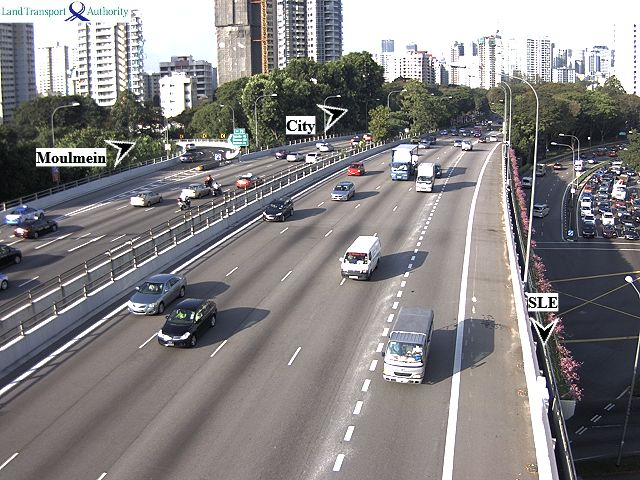
%> input picture 5.jpg, 640 x 480 px
$ octave backgroundSub.m   (GNU Octave 9; MATLAB toolbox functions it lacks are replaced by stand-ins)
%> lines starting %> are read from the running program, lines starting %| are printed output that depends on the picture; in (x1, y1, x2, y2) boxes, pixels count from 0 and x2, y2 are one past the last pixel; in counts of white or black regions, pixels touching at a corner belong together; the program's own positions count from 1
### HistNorm.m
function [Hadj] = HistNorm( Rim, Him, chan )
  if nargin > 2
    R = histc(reshape(Rim(:,:,chan),1,[]), 0:255);
    H = histc(reshape(Him(:,:,chan),1,[]), 0:255);
    Rc = cumsum(R);
    Hc = cumsum(H);
    Hmap = arrayfun( @(val) find(Rc >= val, 1), Hc );
    Hadj = uint8(Hmap(Him(:,:,chan)+1)-1);
  else
    Hadj = uint8(zeros(size(Him)));
    for c = 1:3
      Hadj(:,:,c) = HistNorm( Rim, Him, c );
    end
  end
end


### backgroundSub.m
close all;
load('BW.mat','BW');

I = imread('5.jpg');
%> I is the input picture: size 480x640x3 uint8; mean R, G, B 133.5, 131, 131.6

background = imread('background.jpg');
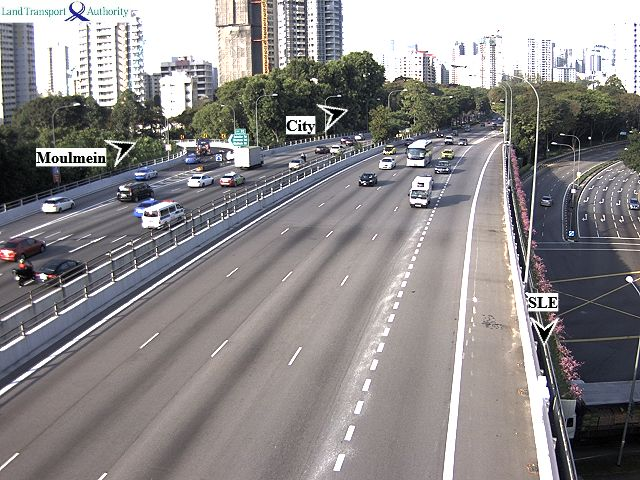
%> input picture background.jpg, 640 x 480 px
%> background is the input picture: size 480x640x3 uint8; mean R, G, B 139.9, 136.7, 137.5
I(:,:,1) =int16(I(:,:,1)).*int16(BW);
I(:,:,2) =int16(I(:,:,2)).*int16(BW);
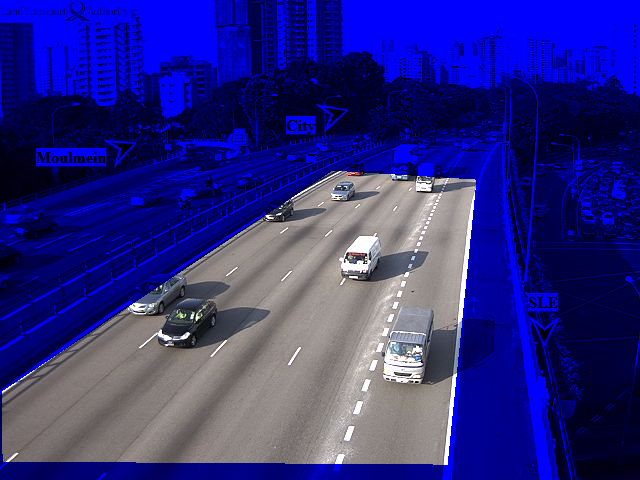
%> I: size 480x640x3 uint8; mean R, G, B 44, 42, 131.6
I(:,:,3) =int16(I(:,:,3)).*int16(BW);

background(:,:,1) =int16(background(:,:,1)).*int16(BW);
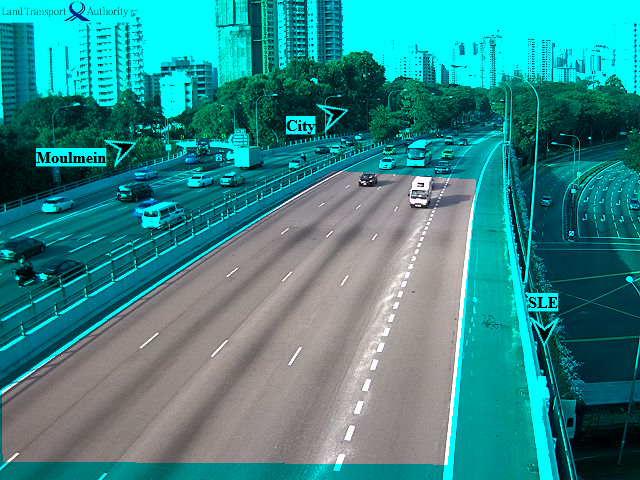
%> background: size 480x640x3 uint8; mean R, G, B 47.5, 136.7, 137.5
background(:,:,2) =int16(background(:,:,2)).*int16(BW);
background(:,:,3) =int16(background(:,:,3)).*int16(BW);

I = HistNorm(background,I);
%> the loop in HistNorm, `for c = 1:3` made 3 passes
%> pass 1, in HistNorm (call 2), `Hadj = uint8(Hmap(Him(:,:,chan)+1)-1);`:
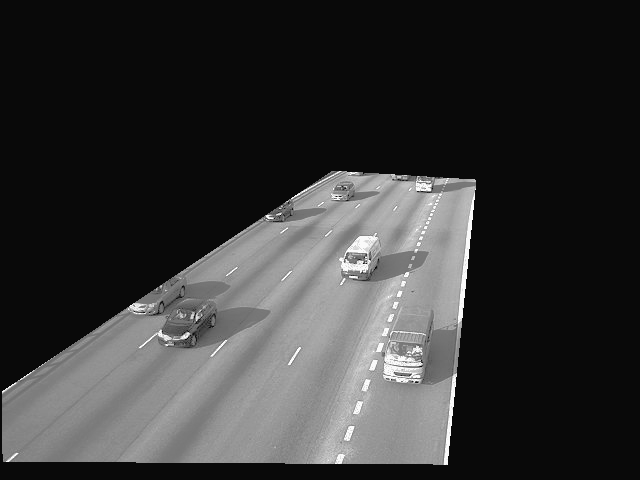
%> Hadj: size 480x640 uint8; min 9, max 250, mean 53.7

I = rgb2gray(I);
%> I: size 480x640 uint8
background = rgb2gray(background);
%> background: size 480x640 uint8
%background = imopen(background,strel('disk',3));

Ip = imsubtract(I,background);
%Ip = rgb2gray(Ip);
Ip = imclose(Ip,strel('disk',2));

Ip(Ip<5) =0;
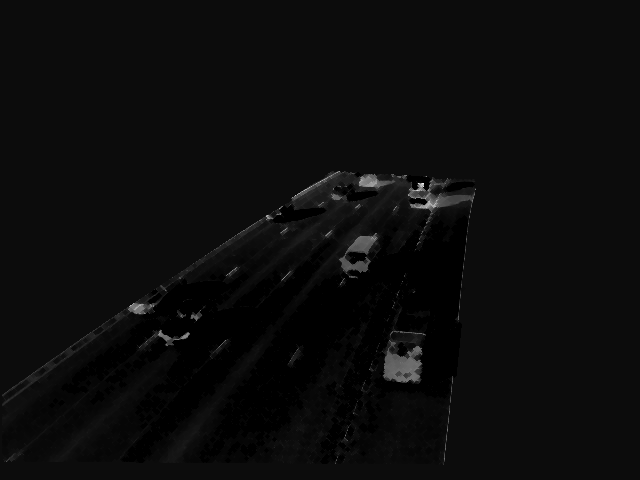
%> Ip: size 480x640 uint8; min 0, max 250, mean 11.6
Ip(Ip>=5) =1;
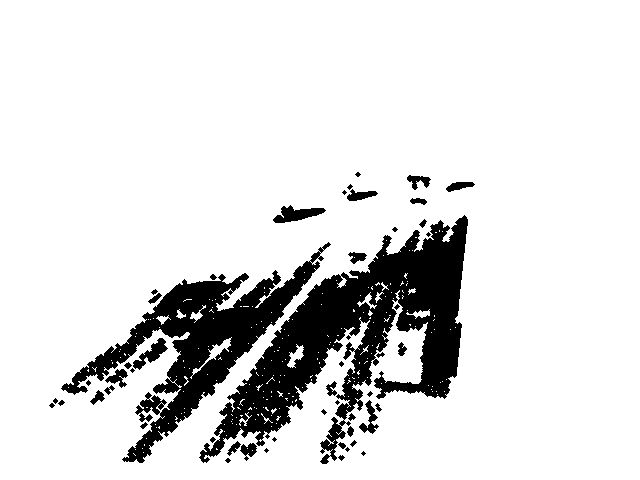
%> Ip: size 480x640 uint8; values 0 (black) and 1 (white), 86.8% white; 52 black regions (20 under 20 px), largest, box (x1, y1, x2, y2) and area: (199, 215, 468, 464) 23367, (61, 242, 331, 463) 13632, (273, 205, 326, 223) 501

imshow(Ip.*I)
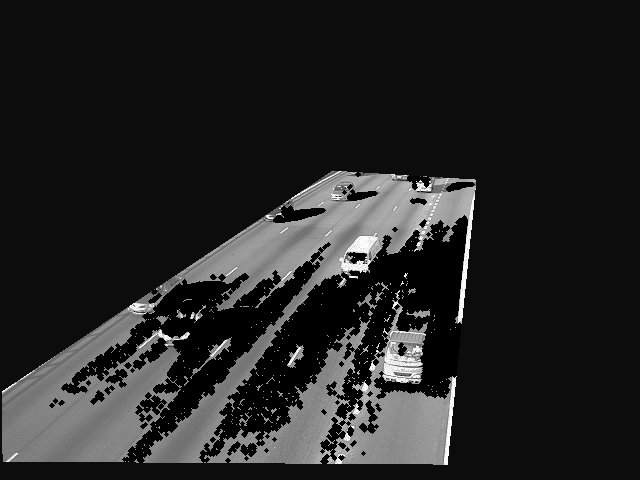
%> displayed picture: size 480x640, on the screen's scale of 0 to 255; min 0, max 253, mean 35.3
figure
imshow(I)
